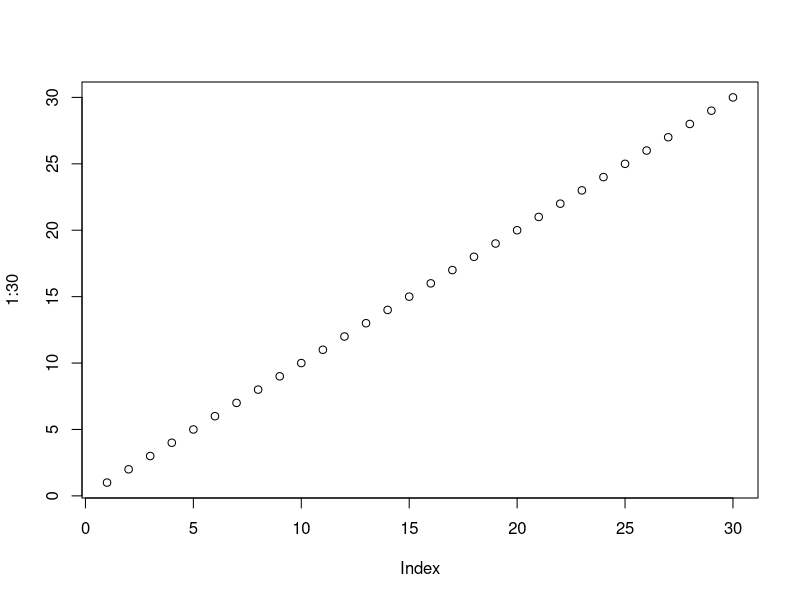
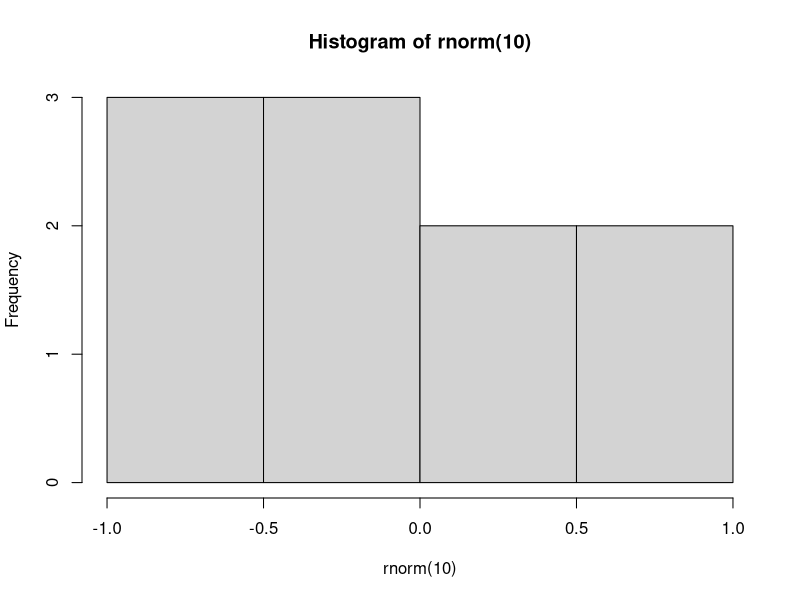
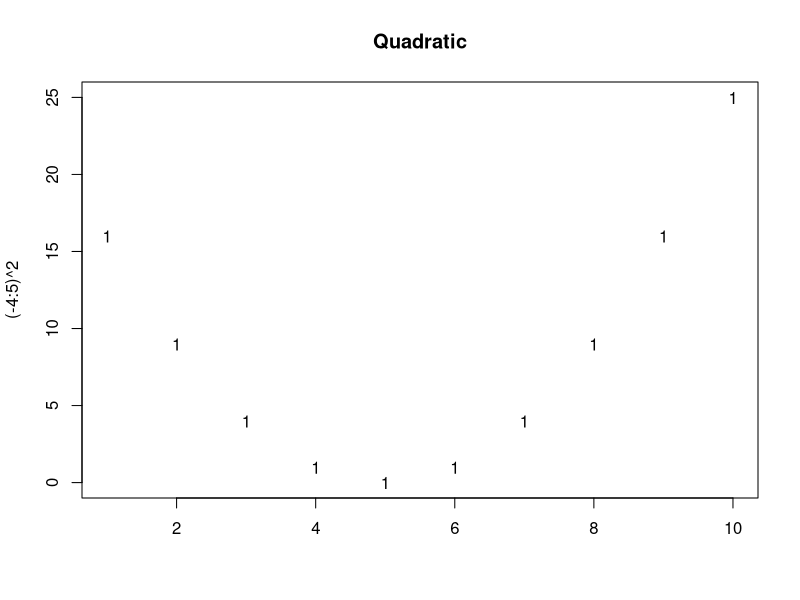
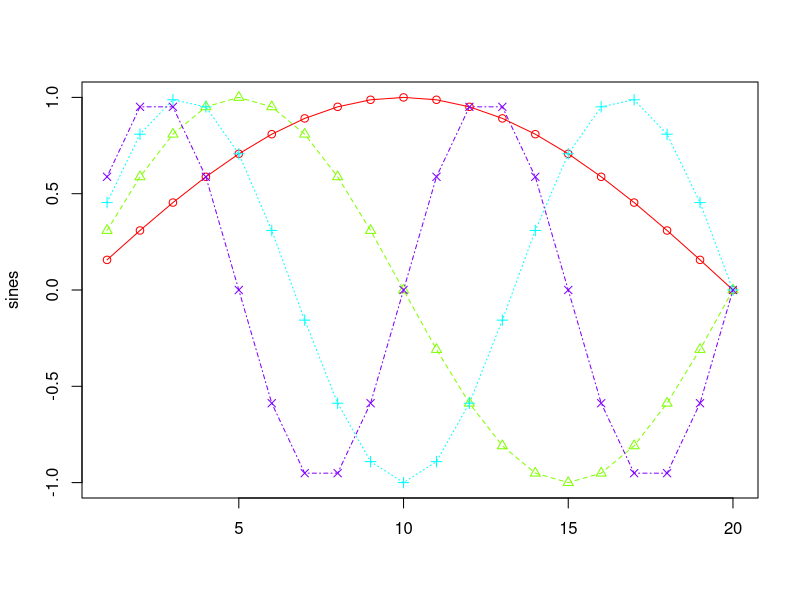
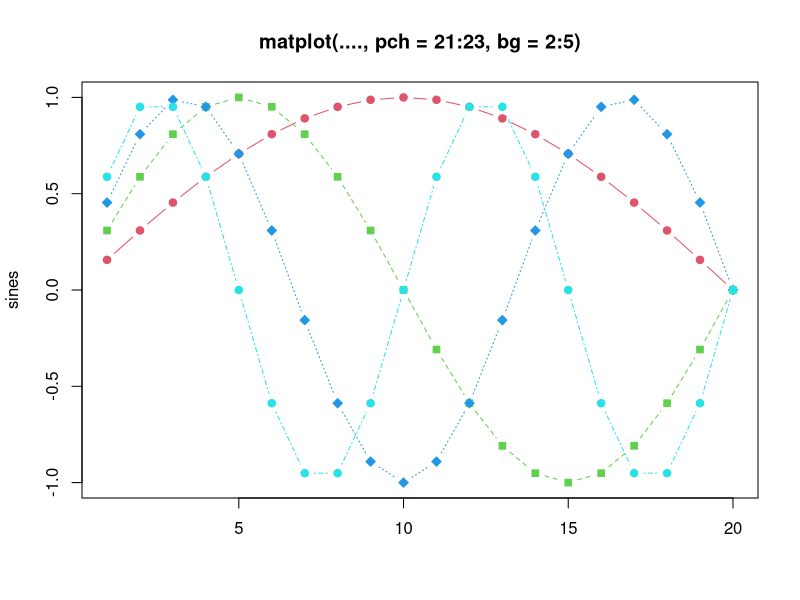
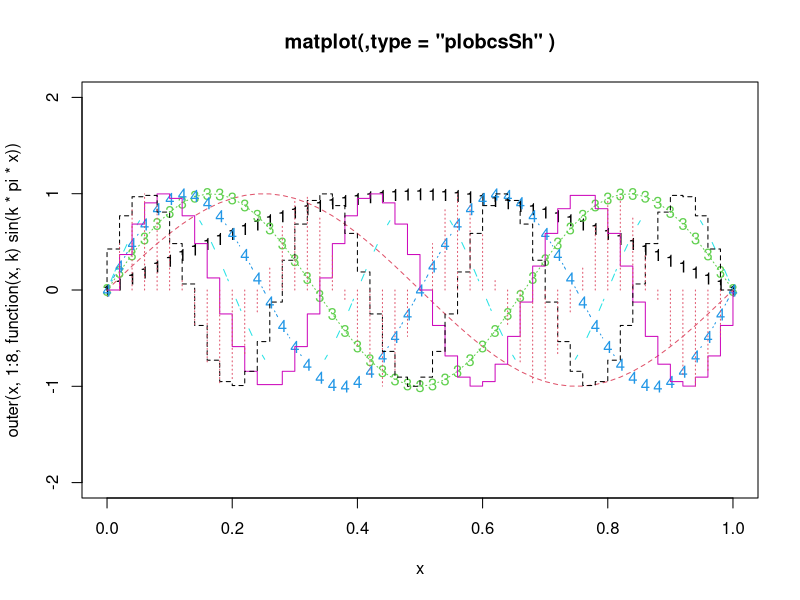
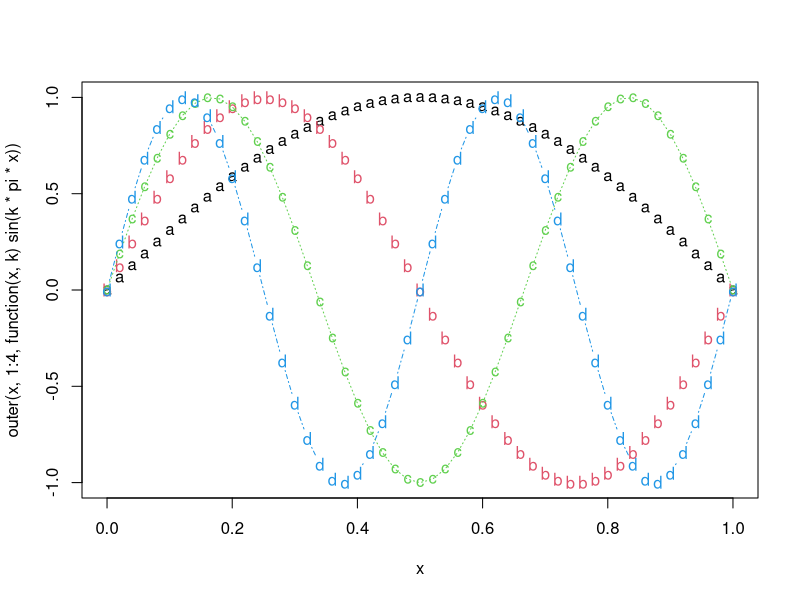
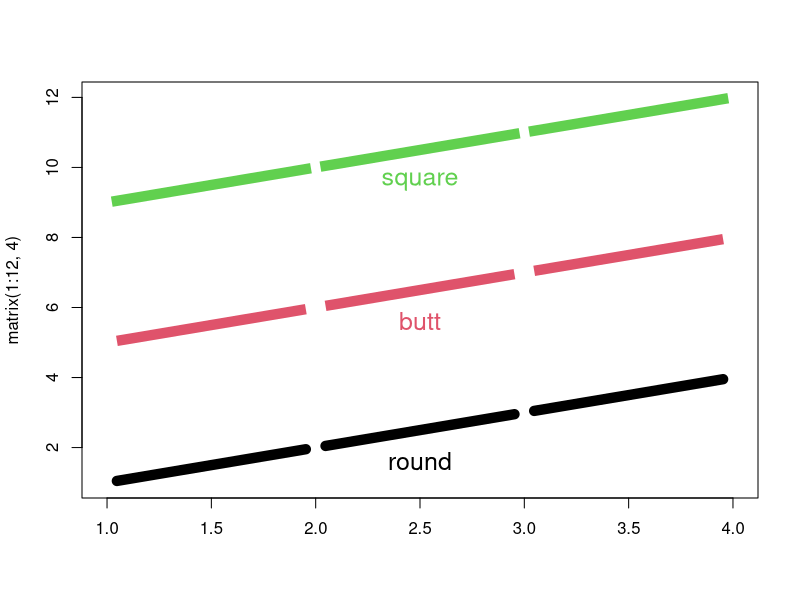

Write R code to recreate these figures, in order.
# Explorando Rstudio.R 

# Nome dos contributors
contributors()

# Licença
licence()

# Informação sobre sessão
sessionInfo()

# Imprima na tela
print("R - Uma das principais ferramentas para Cientistas de Dados")

# Criar gráficos
plot(1:30)
hist(rnorm(10))

# Instalar pacotes
install.packages("randomForest")
install.packages("ggplot2")

# Carregar pacotes
library(randomForest)
library(ggplot2)
# Descarregar o pacote
detach(package:ggplot2)

# Se souber o nome da função
help(mean)
?mean

# Se não souber o nome da função 
help.search("randomForest")
help.search("matplot")
??matplot
RSiteSearch("matplot")
example("matplot") # Exemplos de aplicações em relação a biblioteca
#                    selecionada nesse caso foi "matplot"



